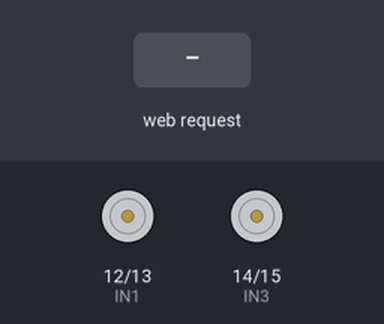
Simulated run of this sketch. Board: ESP32. On the bench: motor-driver pin pairs drawn as motors (green arrow = first pin HIGH = forward, orange = second pin HIGH = backward, longer = more drive). The inputs (shaded band) are chosen by the test bench. WiFi joins after 1.5 s; servers stay silent unless stated; the camera gives no picture; what the sketch prints to the serial monitor is not drawn.

Above: at 3.5 s.
3.6 s: HTTP request GET /move?dir=F received
At 4.0 s:
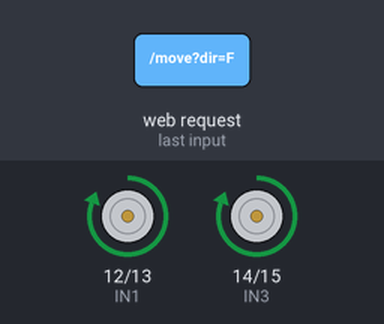
6.6 s: HTTP request GET /move?dir=B received
At 7.5 s:
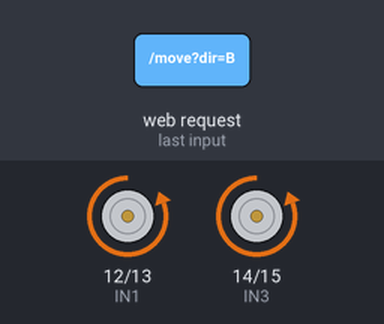
9.6 s: HTTP request GET /move?dir=L received
At 10.8 s:
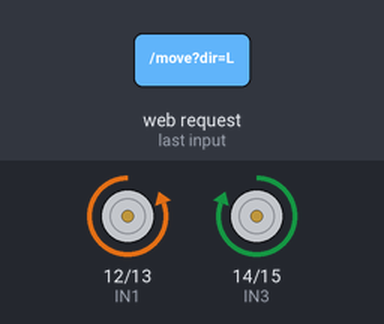
12.6 s: HTTP request GET /move?dir=R received
At 13.3 s:
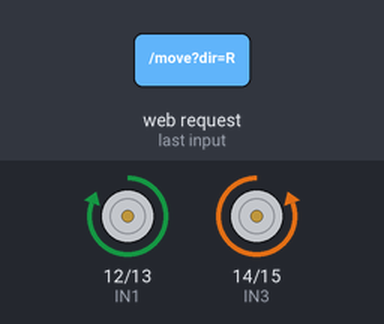
Timing chart, 0 to 15.6 s (numbered marks = the images above; inputs shaded):
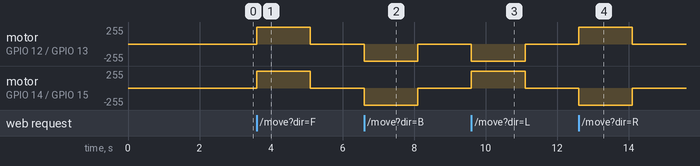

Measured:
- after the input at 3.6 s, motor on GPIO 12 (IN1) / GPIO 13 (IN2), motor on GPIO 14 (IN3) / GPIO 15 (IN4): stopped → forward 255/255 at once, → stopped 1.5 s later
- after the input at 6.6 s, motor on GPIO 12 (IN1) / GPIO 13 (IN2), motor on GPIO 14 (IN3) / GPIO 15 (IN4): stopped → backward 255/255 at once, → stopped 1.5 s later
- after the input at 9.6 s, motor on GPIO 12 (IN1) / GPIO 13 (IN2): stopped → backward 255/255 at once, → stopped 1.5 s later; motor on GPIO 14 (IN3) / GPIO 15 (IN4): stopped → forward 255/255 at once, → stopped 1.5 s later
- after the input at 12.6 s, motor on GPIO 12 (IN1) / GPIO 13 (IN2): stopped → forward 255/255 at once, → stopped 1.5 s later; motor on GPIO 14 (IN3) / GPIO 15 (IN4): stopped → backward 255/255 at once, → stopped 1.5 s later

The sketch:

ESP32_CAM_Robot.ino
```cpp
/*
  ESP32-CAM Wi-Fi robot controller
  Board: AI Thinker ESP32-CAM pin map (camera module must match this pinout)

  L298N:
    GPIO12 -> IN1
    GPIO13 -> IN2
    GPIO14 -> IN3
    GPIO15 -> IN4
    ENA and ENB jumpers installed
    Motor battery -> L298N motor supply
    ESP32-CAM GND and L298N GND MUST be connected together

  Web page is stored separately in webpage.h.
  Uno obstacle warning is independent and does not stop the motors.
*/

#include "esp_camera.h"
#include "img_converters.h"
#include <WiFi.h>
#include <WebServer.h>
#include "esp_http_server.h"
#include "webpage.h"

// Change these to your Wi-Fi network.
const char* WIFI_SSID = "YOUR_WIFI_NAME";
const char* WIFI_PASSWORD = "YOUR_WIFI_PASSWORD";

// L298N direction pins
#define IN1 12
#define IN2 13
#define IN3 14
#define IN4 15

// AI Thinker ESP32-CAM camera pin mapping
#define PWDN_GPIO_NUM     32
#define RESET_GPIO_NUM    -1
#define XCLK_GPIO_NUM      0
#define SIOD_GPIO_NUM     26
#define SIOC_GPIO_NUM     27
#define Y9_GPIO_NUM       35
#define Y8_GPIO_NUM       34
#define Y7_GPIO_NUM       39
#define Y6_GPIO_NUM       36
#define Y5_GPIO_NUM       21
#define Y4_GPIO_NUM       19
#define Y3_GPIO_NUM       18
#define Y2_GPIO_NUM        5
#define VSYNC_GPIO_NUM    25
#define HREF_GPIO_NUM     23
#define PCLK_GPIO_NUM     22

WebServer server(80);
httpd_handle_t stream_httpd = NULL;

const unsigned long MOTOR_FAILSAFE_MS = 1500;
unsigned long lastMoveTime = 0;
bool motorsRunning = false;

static const char* STREAM_CONTENT_TYPE = "multipart/x-mixed-replace;boundary=frame";
static const char* STREAM_BOUNDARY = "\r\n--frame\r\n";
static const char* STREAM_PART = "Content-Type: image/jpeg\r\nContent-Length: %u\r\n\r\n";

void stopMotors() {
  digitalWrite(IN1, LOW);
  digitalWrite(IN2, LOW);
  digitalWrite(IN3, LOW);
  digitalWrite(IN4, LOW);
  motorsRunning = false;
}

void setDirection(const String& direction) {
  // Stop first to avoid briefly carrying over the previous direction.
  stopMotors();

  if (direction == "F") {          // Forward
    digitalWrite(IN1, HIGH); digitalWrite(IN2, LOW);
    digitalWrite(IN3, HIGH); digitalWrite(IN4, LOW);
  } else if (direction == "B") {   // Backward
    digitalWrite(IN1, LOW); digitalWrite(IN2, HIGH);
    digitalWrite(IN3, LOW); digitalWrite(IN4, HIGH);
  } else if (direction == "L") {   // Pivot left
    digitalWrite(IN1, LOW); digitalWrite(IN2, HIGH);
    digitalWrite(IN3, HIGH); digitalWrite(IN4, LOW);
  } else if (direction == "R") {   // Pivot right
    digitalWrite(IN1, HIGH); digitalWrite(IN2, LOW);
    digitalWrite(IN3, LOW); digitalWrite(IN4, HIGH);
  } else {
    return;
  }

  motorsRunning = true;
  lastMoveTime = millis();
}

void handleRoot() {
  server.send_P(200, "text/html", webpage);
}

void handleMove() {
  if (!server.hasArg("dir")) {
    server.send(400, "text/plain", "Missing dir parameter");
    return;
  }

  String direction = server.arg("dir");
  direction.toUpperCase();

  if (direction == "S") {
    stopMotors();
    server.send(200, "text/plain", "STOP");
    return;
  }

  if (direction != "F" && direction != "B" &&
      direction != "L" && direction != "R") {
    server.send(400, "text/plain", "Invalid direction");
    return;
  }

  setDirection(direction);
  server.send(200, "text/plain", "OK");
}

bool captureJpeg(uint8_t** jpgBuf, size_t* jpgLen) {
  camera_fb_t* fb = esp_camera_fb_get();
  if (!fb) return false;

  bool converted = false;

  if (fb->format == PIXFORMAT_JPEG) {
    *jpgBuf = (uint8_t*)malloc(fb->len);
    if (*jpgBuf) {
      memcpy(*jpgBuf, fb->buf, fb->len);
      *jpgLen = fb->len;
      converted = true;
    }
  } else {
    converted = frame2jpg(fb, 80, jpgBuf, jpgLen);
  }

  esp_camera_fb_return(fb);
  return converted;
}

void handleCapture() {
  uint8_t* jpgBuf = NULL;
  size_t jpgLen = 0;

  if (!captureJpeg(&jpgBuf, &jpgLen)) {
    server.send(500, "text/plain", "Camera capture/conversion failed");
    return;
  }

  server.sendHeader("Content-Disposition", "attachment; filename=robot_photo.jpg");
  server.sendHeader("Cache-Control", "no-store");
  server.send_P(200, "image/jpeg", (const char*)jpgBuf, jpgLen);
  free(jpgBuf);
}

static esp_err_t streamHandler(httpd_req_t* req) {
  esp_err_t res = httpd_resp_set_type(req, STREAM_CONTENT_TYPE);
  if (res != ESP_OK) return res;

  httpd_resp_set_hdr(req, "Access-Control-Allow-Origin", "*");

  while (true) {
    uint8_t* jpgBuf = NULL;
    size_t jpgLen = 0;

    if (!captureJpeg(&jpgBuf, &jpgLen)) {
      res = ESP_FAIL;
      break;
    }

    char partHeader[64];
    size_t headerLen = snprintf(partHeader, sizeof(partHeader), STREAM_PART, (unsigned int)jpgLen);

    res = httpd_resp_send_chunk(req, STREAM_BOUNDARY, strlen(STREAM_BOUNDARY));
    if (res == ESP_OK) res = httpd_resp_send_chunk(req, partHeader, headerLen);
    if (res == ESP_OK) res = httpd_resp_send_chunk(req, (const char*)jpgBuf, jpgLen);

    free(jpgBuf);

    if (res != ESP_OK) break;
    vTaskDelay(pdMS_TO_TICKS(60));
  }

  httpd_resp_send_chunk(req, NULL, 0);
  return res;
}

void startStreamServer() {
  httpd_config_t config = HTTPD_DEFAULT_CONFIG();
  config.server_port = 81;
  config.ctrl_port = 32769;

  httpd_uri_t streamUri = {};
  streamUri.uri = "/stream";
  streamUri.method = HTTP_GET;
  streamUri.handler = streamHandler;
  streamUri.user_ctx = NULL;

  if (httpd_start(&stream_httpd, &config) == ESP_OK) {
    httpd_register_uri_handler(stream_httpd, &streamUri);
    Serial.println("Camera stream server started on port 81");
  } else {
    Serial.println("ERROR: Could not start stream server");
  }
}

bool startCamera() {
  camera_config_t config = {};
  config.ledc_channel = LEDC_CHANNEL_0;
  config.ledc_timer = LEDC_TIMER_0;
  config.pin_d0 = Y2_GPIO_NUM;
  config.pin_d1 = Y3_GPIO_NUM;
  config.pin_d2 = Y4_GPIO_NUM;
  config.pin_d3 = Y5_GPIO_NUM;
  config.pin_d4 = Y6_GPIO_NUM;
  config.pin_d5 = Y7_GPIO_NUM;
  config.pin_d6 = Y8_GPIO_NUM;
  config.pin_d7 = Y9_GPIO_NUM;
  config.pin_xclk = XCLK_GPIO_NUM;
  config.pin_pclk = PCLK_GPIO_NUM;
  config.pin_vsync = VSYNC_GPIO_NUM;
  config.pin_href = HREF_GPIO_NUM;
  config.pin_sccb_sda = SIOD_GPIO_NUM;
  config.pin_sccb_scl = SIOC_GPIO_NUM;
  config.pin_pwdn = PWDN_GPIO_NUM;
  config.pin_reset = RESET_GPIO_NUM;
  config.xclk_freq_hz = 20000000;

  // RGB565 is used here because the supplied camera module was being
  // handled through software JPEG conversion in the earlier setup.
  config.pixel_format = PIXFORMAT_RGB565;
  config.frame_size = FRAMESIZE_QVGA;
  config.jpeg_quality = 12;
  config.fb_count = 1;
  config.grab_mode = CAMERA_GRAB_WHEN_EMPTY;
  config.fb_location = CAMERA_FB_IN_PSRAM;

  esp_err_t err = esp_camera_init(&config);
  if (err != ESP_OK) {
    Serial.printf("Camera init failed: 0x%x\n", err);
    return false;
  }
  return true;
}

void setup() {
  Serial.begin(115200);
  delay(500);
  Serial.println("\nStarting ESP32-CAM robot...");

  pinMode(IN1, OUTPUT);
  pinMode(IN2, OUTPUT);
  pinMode(IN3, OUTPUT);
  pinMode(IN4, OUTPUT);
  stopMotors();

  if (!startCamera()) {
    Serial.println("Camera initialization failed. Check board/pin mapping.");
    while (true) delay(1000);
  }
  Serial.println("Camera initialized successfully");

  WiFi.mode(WIFI_STA);
  WiFi.begin(WIFI_SSID, WIFI_PASSWORD);
  Serial.print("Connecting to Wi-Fi");

  unsigned long startAttempt = millis();
  while (WiFi.status() != WL_CONNECTED && millis() - startAttempt < 25000) {
    delay(500);
    Serial.print(".");
  }

  if (WiFi.status() != WL_CONNECTED) {
    Serial.println("\nWi-Fi connection failed. Check SSID/password.");
    while (true) delay(1000);
  }

  Serial.println("\nWi-Fi connected");
  Serial.print("Robot webpage: http://");
  Serial.println(WiFi.localIP());

  server.on("/", HTTP_GET, handleRoot);
  server.on("/move", HTTP_GET, handleMove);
  server.on("/capture", HTTP_GET, handleCapture);
  server.begin();

  startStreamServer();
  Serial.println("Web server started on port 80");
  Serial.print("Stream URL: http://");
  Serial.print(WiFi.localIP());
  Serial.println(":81/stream");
}

void loop() {
  server.handleClient();

  // Safety timeout: stop motors if browser stops sending movement commands.
  if (motorsRunning && millis() - lastMoveTime > MOTOR_FAILSAFE_MS) {
    stopMotors();
  }

  delay(2);
}
```

webpage.h
```cpp
#pragma once
#include <Arduino.h>

// Keep all HTML, CSS and JavaScript in this separate header file.
// Do not paste this webpage content directly into the .ino file.
const char webpage[] PROGMEM = R"ROBOTHTML(
<!DOCTYPE html>
<html lang="en">
<head>
<meta charset="UTF-8">
<meta name="viewport" content="width=device-width, initial-scale=1">
<title>ESP32-CAM Robot</title>
<style>
  * { box-sizing: border-box; }
  body {
    margin: 0; padding: 18px; background: #101820; color: #f4f7fb;
    font-family: Arial, sans-serif; text-align: center;
  }
  main { max-width: 720px; margin: auto; }
  h1 { margin: 8px 0 18px; font-size: 25px; }
  .panel {
    background: #1b2a36; border-radius: 14px; padding: 16px;
    margin: 14px 0; box-shadow: 0 4px 14px #0005;
  }
  #stream {
    width: 100%; max-width: 640px; min-height: 180px;
    background: #080d12; border-radius: 10px; object-fit: contain;
  }
  .controls {
    display: grid; grid-template-columns: repeat(3, 1fr);
    gap: 10px; max-width: 330px; margin: 14px auto 4px;
  }
  button {
    border: 0; border-radius: 10px; padding: 17px 10px;
    color: white; background: #1677d2; font-size: 19px;
    font-weight: bold; cursor: pointer; touch-action: none;
  }
  button:active { background: #0b4f91; }
  .stop { background: #c83232; }
  .action { font-size: 15px; margin: 5px; padding: 13px 18px; }
  #status { color: #9dd7ff; min-height: 20px; }
  .hint { color: #bdc9d3; font-size: 13px; line-height: 1.5; }
</style>
</head>
<body>
<main>
  <h1>Wi-Fi Controlled Surveillance Robot</h1>

  <section class="panel">
    <h3>Live Camera</h3>
    <img id="stream" alt="Camera stream will appear here">
    <p id="cameraStatus" class="hint">Connecting to camera...</p>
    <button class="action" onclick="capturePhoto()">Capture Photo</button>
  </section>

  <section class="panel">
    <h3>Robot Movement</h3>
    <div class="controls">
      <span></span>
      <button onpointerdown="startMove('F')" onpointerup="stopMove()"
              onpointerleave="stopMove()" onpointercancel="stopMove()">▲</button>
      <span></span>

      <button onpointerdown="startMove('L')" onpointerup="stopMove()"
              onpointerleave="stopMove()" onpointercancel="stopMove()">◀</button>
      <button class="stop" onclick="stopMove()">STOP</button>
      <button onpointerdown="startMove('R')" onpointerup="stopMove()"
              onpointerleave="stopMove()" onpointercancel="stopMove()">▶</button>

      <span></span>
      <button onpointerdown="startMove('B')" onpointerup="stopMove()"
              onpointerleave="stopMove()" onpointercancel="stopMove()">▼</button>
      <span></span>
    </div>
    <p id="status">Ready</p>
    <p class="hint">Press and hold a direction to move. Release to stop.</p>
  </section>
</main>

<script>
const streamImage = document.getElementById('stream');
const cameraStatus = document.getElementById('cameraStatus');
const statusText = document.getElementById('status');

streamImage.src = 'http://' + location.hostname + ':81/stream';
streamImage.onload = () => cameraStatus.textContent = 'Camera connected';
streamImage.onerror = () => cameraStatus.textContent =
  'Stream not available. Check the ESP32-CAM serial monitor and refresh this page.';

let activeDirection = '';
let commandBusy = false;

async function sendCommand(direction) {
  try {
    const response = await fetch('/move?dir=' + direction, { cache: 'no-store' });
    if (!response.ok) throw new Error('HTTP ' + response.status);
    statusText.textContent = direction === 'S' ? 'Stopped' : 'Moving: ' + direction;
  } catch (error) {
    statusText.textContent = 'Command failed: ' + error.message;
  }
}

function startMove(direction) {
  activeDirection = direction;
  sendCommand(direction);
}

function stopMove() {
  if (activeDirection !== '') {
    activeDirection = '';
    sendCommand('S');
  }
}

async function capturePhoto() {
  try {
    statusText.textContent = 'Capturing photo...';
    const response = await fetch('/capture', { cache: 'no-store' });
    if (!response.ok) throw new Error('Capture failed: HTTP ' + response.status);
    const blob = await response.blob();
    const url = URL.createObjectURL(blob);
    const link = document.createElement('a');
    link.href = url;
    link.download = 'robot_photo.jpg';
    document.body.appendChild(link);
    link.click();
    link.remove();
    URL.revokeObjectURL(url);
    statusText.textContent = 'Photo downloaded';
  } catch (error) {
    statusText.textContent = error.message;
  }
}

window.addEventListener('blur', stopMove);
document.addEventListener('visibilitychange', () => {
  if (document.hidden) stopMove();
});
</script>
</body>
</html>
)ROBOTHTML";
```
